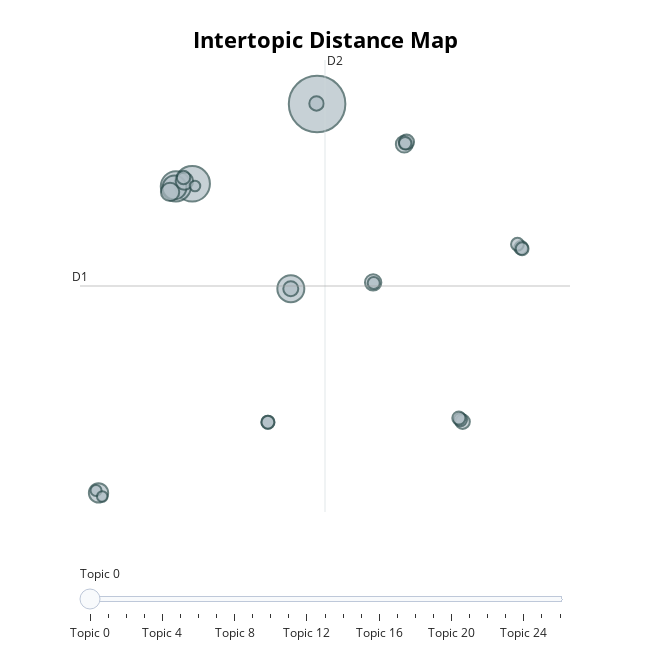

Notebook cell for this chart:
### Code cell
# 부정 리뷰 토픽 관계도 시각화
topic_model_negative.visualize_topics()

### Figure 1 — Plotly figure (JSON) as saved in the notebook; plotly's stock layout.template omitted (floating-point values rounded to 4 significant figures)
{"data": [{"customdata": [[0, "this | game | my | life | you", 370], [1, "warframe | and | to | that | the", 145], [2, "bugs | the | devs | and | that", 106], [3, "grind | grindy | grinding | for | you", 84], [4, "player | new | the | to | players", 66], [5, "money | items | any | spending | real", 43], [6, "review | reviews | people | negative | aoe", 39], [7, "missions | mission | the | you | to", 35], [8, "enemies | sent | jays | disciple | with", 33], [9, "free | game | is | this | play", 31], [10, "space | ninja | ninjas | three | up", 26], [11, "farming | farm | simulator | rng | be", 26], [12, "cocaine | heroin | addicting | addiction | addictive", 24], [13, "knows | secrets | false | creatures | prophet", 24], [14, "quest | quests | story | the | of", 21], [15, "trespassers | keys | mere | use | tenno", 21], [16, "they | pure | know | place | look", 20], [17, "impurity | cleanse | vor | place | their", 20], [18, "bound | forever | void | to | the", 20], [19, "scavenge | sacred | realm | desecrate | behold", 19], [20, "resist | lost | tenno | will | they", 19], [21, "destroyed | janus | key | cut | called", 19], [22, "stalker | his | murderer | scythe | hes", 18], [23, "received | product | free | for | bs", 17], [24, "pay | win | to | not | anyone", 14], [25, "platinum | currency | buy | syandana | beginners", 13], [26, "pvp | in | hordes | pve | looking", 13]], "hovertemplate": "<b>Topic %{customdata[0]}</b><br>%{customdata[1]}<br>Size: %{customdata[2]}", "legendgroup": "", "marker": {"color": "#B0BEC5", "line": {"color": "DarkSlateGrey", "width": 2}, "size": [370, 145, 106, 84, 66, 43, 39, 35, 33, 31, 26, 26, 24, 24, 21, 21, 20, 20, 20, 19, 19, 19, 18, 17, 14, 13, 13], "sizemode": "area", "sizeref": 0.2313, "symbol": "circle"}, "mode": "markers", "name": "", "orientation": "v", "showlegend": false, "type": "scatter", "x": [8.22, -0.7838, -1.961, 6.327, -2.061, -7.541, -2.381, -1.347, 14.51, 12.26, 14.67, 6.323, 8.177, 18.72, -1.413, 22.93, 18.56, 18.44, 4.674, 22.67, 23.01, 4.673, 14.57, 12.3, -7.719, -7.271, -0.5871], "xaxis": "x", "y": [21.62, 15.65, 15.47, 7.806, 15.38, -7.471, 15.05, 15.85, 18.62, 8.275, 18.78, 7.804, 21.67, -2.145, 16.13, 10.87, -1.985, -1.872, -2.184, 11.13, 10.79, -2.185, 18.68, 8.234, -7.293, -7.741, 15.49], "yaxis": "y"}], "layout": {"annotations": [{"showarrow": false, "text": "D1", "x": -8.877, "y": 8.007, "yshift": 10}, {"showarrow": false, "text": "D2", "x": 8.79, "xshift": 10, "y": 24.92}], "height": 650, "hoverlabel": {"bgcolor": "white", "font": {"family": "Rockwell", "size": 16}}, "legend": {"itemsizing": "constant", "tracegroupgap": 0}, "margin": {"t": 60}, "shapes": [{"line": {"color": "#CFD8DC", "width": 2}, "type": "line", "x0": 8.79, "x1": 8.79, "y0": -8.902, "y1": 24.92}, {"line": {"color": "#9E9E9E", "width": 2}, "type": "line", "x0": -8.877, "x1": 26.46, "y0": 8.007, "y1": 8.007}], "sliders": [{"active": 0, "pad": {"t": 50}, "steps": [{"args": [{"marker.color": [["red", "#B0BEC5", "#B0BEC5", "#B0BEC5", "#B0BEC5", "#B0BEC5", "#B0BEC5", "#B0BEC5", "#B0BEC5", "#B0BEC5", "#B0BEC5", "#B0BEC5", "#B0BEC5", "#B0BEC5", "#B0BEC5", "#B0BEC5", "#B0BEC5", "#B0BEC5", "#B0BEC5", "#B0BEC5", "#B0BEC5", "#B0BEC5", "#B0BEC5", "#B0BEC5", "#B0BEC5", "#B0BEC5", "#B0BEC5"]]}], "label": "Topic 0", "method": "update"}, {"args": [{"marker.color": [["#B0BEC5", "red", "#B0BEC5", "#B0BEC5", "#B0BEC5", "#B0BEC5", "#B0BEC5", "#B0BEC5", "#B0BEC5", "#B0BEC5", "#B0BEC5", "#B0BEC5", "#B0BEC5", "#B0BEC5", "#B0BEC5", "#B0BEC5", "#B0BEC5", "#B0BEC5", "#B0BEC5", "#B0BEC5", "#B0BEC5", "#B0BEC5", "#B0BEC5", "#B0BEC5", "#B0BEC5", "#B0BEC5", "#B0BEC5"]]}], "label": "Topic 1", "method": "update"}, {"args": [{"marker.color": [["#B0BEC5", "#B0BEC5", "red", "#B0BEC5", "#B0BEC5", "#B0BEC5", "#B0BEC5", "#B0BEC5", "#B0BEC5", "#B0BEC5", "#B0BEC5", "#B0BEC5", "#B0BEC5", "#B0BEC5", "#B0BEC5", "#B0BEC5", "#B0BEC5", "#B0BEC5", "#B0BEC5", "#B0BEC5", "#B0BEC5", "#B0BEC5", "#B0BEC5", "#B0BEC5", "#B0BEC5", "#B0BEC5", "#B0BEC5"]]}], "label": "Topic 2", "method": "update"}, {"args": [{"marker.color": [["#B0BEC5", "#B0BEC5", "#B0BEC5", "red", "#B0BEC5", "#B0BEC5", "#B0BEC5", "#B0BEC5", "#B0BEC5", "#B0BEC5", "#B0BEC5", "#B0BEC5", "#B0BEC5", "#B0BEC5", "#B0BEC5", "#B0BEC5", "#B0BEC5", "#B0BEC5", "#B0BEC5", "#B0BEC5", "#B0BEC5", "#B0BEC5", "#B0BEC5", "#B0BEC5", "#B0BEC5", "#B0BEC5", "#B0BEC5"]]}], "label": "Topic 3", "method": "update"}, {"args": [{"marker.color": [["#B0BEC5", "#B0BEC5", "#B0BEC5", "#B0BEC5", "red", "#B0BEC5", "#B0BEC5", "#B0BEC5", "#B0BEC5", "#B0BEC5", "#B0BEC5", "#B0BEC5", "#B0BEC5", "#B0BEC5", "#B0BEC5", "#B0BEC5", "#B0BEC5", "#B0BEC5", "#B0BEC5", "#B0BEC5", "#B0BEC5", "#B0BEC5", "#B0BEC5", "#B0BEC5", "#B0BEC5", "#B0BEC5", "#B0BEC5"]]}], "label": "Topic 4", "method": "update"}, {"args": [{"marker.color": [["#B0BEC5", "#B0BEC5", "#B0BEC5", "#B0BEC5", "#B0BEC5", "red", "#B0BEC5", "#B0BEC5", "#B0BEC5", "#B0BEC5", "#B0BEC5", "#B0BEC5", "#B0BEC5", "#B0BEC5", "#B0BEC5", "#B0BEC5", "#B0BEC5", "#B0BEC5", "#B0BEC5", "#B0BEC5", "#B0BEC5", "#B0BEC5", "#B0BEC5", "#B0BEC5", "#B0BEC5", "#B0BEC5", "#B0BEC5"]]}], "label": "Topic 5", "method": "update"}, {"args": [{"marker.color": [["#B0BEC5", "#B0BEC5", "#B0BEC5", "#B0BEC5", "#B0BEC5", "#B0BEC5", "red", "#B0BEC5", "#B0BEC5", "#B0BEC5", "#B0BEC5", "#B0BEC5", "#B0BEC5", "#B0BEC5", "#B0BEC5", "#B0BEC5", "#B0BEC5", "#B0BEC5", "#B0BEC5", "#B0BEC5", "#B0BEC5", "#B0BEC5", "#B0BEC5", "#B0BEC5", "#B0BEC5", "#B0BEC5", "#B0BEC5"]]}], "label": "Topic 6", "method": "update"}, {"args": [{"marker.color": [["#B0BEC5", "#B0BEC5", "#B0BEC5", "#B0BEC5", "#B0BEC5", "#B0BEC5", "#B0BEC5", "red", "#B0BEC5", "#B0BEC5", "#B0BEC5", "#B0BEC5", "#B0BEC5", "#B0BEC5", "#B0BEC5", "#B0BEC5", "#B0BEC5", "#B0BEC5", "#B0BEC5", "#B0BEC5", "#B0BEC5", "#B0BEC5", "#B0BEC5", "#B0BEC5", "#B0BEC5", "#B0BEC5", "#B0BEC5"]]}], "label": "Topic 7", "method": "update"}, {"args": [{"marker.color": [["#B0BEC5", "#B0BEC5", "#B0BEC5", "#B0BEC5", "#B0BEC5", "#B0BEC5", "#B0BEC5", "#B0BEC5", "red", "#B0BEC5", "#B0BEC5", "#B0BEC5", "#B0BEC5", "#B0BEC5", "#B0BEC5", "#B0BEC5", "#B0BEC5", "#B0BEC5", "#B0BEC5", "#B0BEC5", "#B0BEC5", "#B0BEC5", "#B0BEC5", "#B0BEC5", "#B0BEC5", "#B0BEC5", "#B0BEC5"]]}], "label": "Topic 8", "method": "update"}, {"args": [{"marker.color": [["#B0BEC5", "#B0BEC5", "#B0BEC5", "#B0BEC5", "#B0BEC5", "#B0BEC5", "#B0BEC5", "#B0BEC5", "#B0BEC5", "red", "#B0BEC5", "#B0BEC5", "#B0BEC5", "#B0BEC5", "#B0BEC5", "#B0BEC5", "#B0BEC5", "#B0BEC5", "#B0BEC5", "#B0BEC5", "#B0BEC5", "#B0BEC5", "#B0BEC5", "#B0BEC5", "#B0BEC5", "#B0BEC5", "#B0BEC5"]]}], "label": "Topic 9", "method": "update"}, {"args": [{"marker.color": [["#B0BEC5", "#B0BEC5", "#B0BEC5", "#B0BEC5", "#B0BEC5", "#B0BEC5", "#B0BEC5", "#B0BEC5", "#B0BEC5", "#B0BEC5", "red", "#B0BEC5", "#B0BEC5", "#B0BEC5", "#B0BEC5", "#B0BEC5", "#B0BEC5", "#B0BEC5", "#B0BEC5", "#B0BEC5", "#B0BEC5", "#B0BEC5", "#B0BEC5", "#B0BEC5", "#B0BEC5", "#B0BEC5", "#B0BEC5"]]}], "label": "Topic 10", "method": "update"}, {"args": [{"marker.color": [["#B0BEC5", "#B0BEC5", "#B0BEC5", "#B0BEC5", "#B0BEC5", "#B0BEC5", "#B0BEC5", "#B0BEC5", "#B0BEC5", "#B0BEC5", "#B0BEC5", "red", "#B0BEC5", "#B0BEC5", "#B0BEC5", "#B0BEC5", "#B0BEC5", "#B0BEC5", "#B0BEC5", "#B0BEC5", "#B0BEC5", "#B0BEC5", "#B0BEC5", "#B0BEC5", "#B0BEC5", "#B0BEC5", "#B0BEC5"]]}], "label": "Topic 11", "method": "update"}, {"args": [{"marker.color": [["#B0BEC5", "#B0BEC5", "#B0BEC5", "#B0BEC5", "#B0BEC5", "#B0BEC5", "#B0BEC5", "#B0BEC5", "#B0BEC5", "#B0BEC5", "#B0BEC5", "#B0BEC5", "red", "#B0BEC5", "#B0BEC5", "#B0BEC5", "#B0BEC5", "#B0BEC5", "#B0BEC5", "#B0BEC5", "#B0BEC5", "#B0BEC5", "#B0BEC5", "#B0BEC5", "#B0BEC5", "#B0BEC5", "#B0BEC5"]]}], "label": "Topic 12", "method": "update"}, {"args": [{"marker.color": [["#B0BEC5", "#B0BEC5", "#B0BEC5", "#B0BEC5", "#B0BEC5", "#B0BEC5", "#B0BEC5", "#B0BEC5", "#B0BEC5", "#B0BEC5", "#B0BEC5", "#B0BEC5", "#B0BEC5", "red", "#B0BEC5", "#B0BEC5", "#B0BEC5", "#B0BEC5", "#B0BEC5", "#B0BEC5", "#B0BEC5", "#B0BEC5", "#B0BEC5", "#B0BEC5", "#B0BEC5", "#B0BEC5", "#B0BEC5"]]}], "label": "Topic 13", "method": "update"}, {"args": [{"marker.color": [["#B0BEC5", "#B0BEC5", "#B0BEC5", "#B0BEC5", "#B0BEC5", "#B0BEC5", "#B0BEC5", "#B0BEC5", "#B0BEC5", "#B0BEC5", "#B0BEC5", "#B0BEC5", "#B0BEC5", "#B0BEC5", "red", "#B0BEC5", "#B0BEC5", "#B0BEC5", "#B0BEC5", "#B0BEC5", "#B0BEC5", "#B0BEC5", "#B0BEC5", "#B0BEC5", "#B0BEC5", "#B0BEC5", "#B0BEC5"]]}], "label": "Topic 14", "method": "update"}, {"args": [{"marker.color": [["#B0BEC5", "#B0BEC5", "#B0BEC5", "#B0BEC5", "#B0BEC5", "#B0BEC5", "#B0BEC5", "#B0BEC5", "#B0BEC5", "#B0BEC5", "#B0BEC5", "#B0BEC5", "#B0BEC5", "#B0BEC5", "#B0BEC5", "red", "#B0BEC5", "#B0BEC5", "#B0BEC5", "#B0BEC5", "#B0BEC5", "#B0BEC5", "#B0BEC5", "#B0BEC5", "#B0BEC5", "#B0BEC5", "#B0BEC5"]]}], "label": "Topic 15", "method": "update"}, {"args": [{"marker.color": [["#B0BEC5", "#B0BEC5", "#B0BEC5", "#B0BEC5", "#B0BEC5", "#B0BEC5", "#B0BEC5", "#B0BEC5", "#B0BEC5", "#B0BEC5", "#B0BEC5", "#B0BEC5", "#B0BEC5", "#B0BEC5", "#B0BEC5", "#B0BEC5", "red", "#B0BEC5", "#B0BEC5", "#B0BEC5", "#B0BEC5", "#B0BEC5", "#B0BEC5", "#B0BEC5", "#B0BEC5", "#B0BEC5", "#B0BEC5"]]}], "label": "Topic 16", "method": "update"}, {"args": [{"marker.color": [["#B0BEC5", "#B0BEC5", "#B0BEC5", "#B0BEC5", "#B0BEC5", "#B0BEC5", "#B0BEC5", "#B0BEC5", "#B0BEC5", "#B0BEC5", "#B0BEC5", "#B0BEC5", "#B0BEC5", "#B0BEC5", "#B0BEC5", "#B0BEC5", "#B0BEC5", "red", "#B0BEC5", "#B0BEC5", "#B0BEC5", "#B0BEC5", "#B0BEC5", "#B0BEC5", "#B0BEC5", "#B0BEC5", "#B0BEC5"]]}], "label": "Topic 17", "method": "update"}, {"args": [{"marker.color": [["#B0BEC5", "#B0BEC5", "#B0BEC5", "#B0BEC5", "#B0BEC5", "#B0BEC5", "#B0BEC5", "#B0BEC5", "#B0BEC5", "#B0BEC5", "#B0BEC5", "#B0BEC5", "#B0BEC5", "#B0BEC5", "#B0BEC5", "#B0BEC5", "#B0BEC5", "#B0BEC5", "red", "#B0BEC5", "#B0BEC5", "#B0BEC5", "#B0BEC5", "#B0BEC5", "#B0BEC5", "#B0BEC5", "#B0BEC5"]]}], "label": "Topic 18", "method": "update"}, {"args": [{"marker.color": [["#B0BEC5", "#B0BEC5", "#B0BEC5", "#B0BEC5", "#B0BEC5", "#B0BEC5", "#B0BEC5", "#B0BEC5", "#B0BEC5", "#B0BEC5", "#B0BEC5", "#B0BEC5", "#B0BEC5", "#B0BEC5", "#B0BEC5", "#B0BEC5", "#B0BEC5", "#B0BEC5", "#B0BEC5", "red", "#B0BEC5", "#B0BEC5", "#B0BEC5", "#B0BEC5", "#B0BEC5", "#B0BEC5", "#B0BEC5"]]}], "label": "Topic 19", "method": "update"}, {"args": [{"marker.color": [["#B0BEC5", "#B0BEC5", "#B0BEC5", "#B0BEC5", "#B0BEC5", "#B0BEC5", "#B0BEC5", "#B0BEC5", "#B0BEC5", "#B0BEC5", "#B0BEC5", "#B0BEC5", "#B0BEC5", "#B0BEC5", "#B0BEC5", "#B0BEC5", "#B0BEC5", "#B0BEC5", "#B0BEC5", "#B0BEC5", "red", "#B0BEC5", "#B0BEC5", "#B0BEC5", "#B0BEC5", "#B0BEC5", "#B0BEC5"]]}], "label": "Topic 20", "method": "update"}, {"args": [{"marker.color": [["#B0BEC5", "#B0BEC5", "#B0BEC5", "#B0BEC5", "#B0BEC5", "#B0BEC5", "#B0BEC5", "#B0BEC5", "#B0BEC5", "#B0BEC5", "#B0BEC5", "#B0BEC5", "#B0BEC5", "#B0BEC5", "#B0BEC5", "#B0BEC5", "#B0BEC5", "#B0BEC5", "#B0BEC5", "#B0BEC5", "#B0BEC5", "red", "#B0BEC5", "#B0BEC5", "#B0BEC5", "#B0BEC5", "#B0BEC5"]]}], "label": "Topic 21", "method": "update"}, {"args": [{"marker.color": [["#B0BEC5", "#B0BEC5", "#B0BEC5", "#B0BEC5", "#B0BEC5", "#B0BEC5", "#B0BEC5", "#B0BEC5", "#B0BEC5", "#B0BEC5", "#B0BEC5", "#B0BEC5", "#B0BEC5", "#B0BEC5", "#B0BEC5", "#B0BEC5", "#B0BEC5", "#B0BEC5", "#B0BEC5", "#B0BEC5", "#B0BEC5", "#B0BEC5", "red", "#B0BEC5", "#B0BEC5", "#B0BEC5", "#B0BEC5"]]}], "label": "Topic 22", "method": "update"}, {"args": [{"marker.color": [["#B0BEC5", "#B0BEC5", "#B0BEC5", "#B0BEC5", "#B0BEC5", "#B0BEC5", "#B0BEC5", "#B0BEC5", "#B0BEC5", "#B0BEC5", "#B0BEC5", "#B0BEC5", "#B0BEC5", "#B0BEC5", "#B0BEC5", "#B0BEC5", "#B0BEC5", "#B0BEC5", "#B0BEC5", "#B0BEC5", "#B0BEC5", "#B0BEC5", "#B0BEC5", "red", "#B0BEC5", "#B0BEC5", "#B0BEC5"]]}], "label": "Topic 23", "method": "update"}, {"args": [{"marker.color": [["#B0BEC5", "#B0BEC5", "#B0BEC5", "#B0BEC5", "#B0BEC5", "#B0BEC5", "#B0BEC5", "#B0BEC5", "#B0BEC5", "#B0BEC5", "#B0BEC5", "#B0BEC5", "#B0BEC5", "#B0BEC5", "#B0BEC5", "#B0BEC5", "#B0BEC5", "#B0BEC5", "#B0BEC5", "#B0BEC5", "#B0BEC5", "#B0BEC5", "#B0BEC5", "#B0BEC5", "red", "#B0BEC5", "#B0BEC5"]]}], "label": "Topic 24", "method": "update"}, {"args": [{"marker.color": [["#B0BEC5", "#B0BEC5", "#B0BEC5", "#B0BEC5", "#B0BEC5", "#B0BEC5", "#B0BEC5", "#B0BEC5", "#B0BEC5", "#B0BEC5", "#B0BEC5", "#B0BEC5", "#B0BEC5", "#B0BEC5", "#B0BEC5", "#B0BEC5", "#B0BEC5", "#B0BEC5", "#B0BEC5", "#B0BEC5", "#B0BEC5", "#B0BEC5", "#B0BEC5", "#B0BEC5", "#B0BEC5", "red", "#B0BEC5"]]}], "label": "Topic 25", "method": "update"}, {"args": [{"marker.color": [["#B0BEC5", "#B0BEC5", "#B0BEC5", "#B0BEC5", "#B0BEC5", "#B0BEC5", "#B0BEC5", "#B0BEC5", "#B0BEC5", "#B0BEC5", "#B0BEC5", "#B0BEC5", "#B0BEC5", "#B0BEC5", "#B0BEC5", "#B0BEC5", "#B0BEC5", "#B0BEC5", "#B0BEC5", "#B0BEC5", "#B0BEC5", "#B0BEC5", "#B0BEC5", "#B0BEC5", "#B0BEC5", "#B0BEC5", "red"]]}], "label": "Topic 26", "method": "update"}]}], "title": {"font": {"color": "Black", "size": 22}, "text": "<b>Intertopic Distance Map</b>", "x": 0.5, "xanchor": "center", "y": 0.95, "yanchor": "top"}, "width": 650, "xaxis": {"anchor": "y", "domain": [0, 1], "range": [-8.877, 26.46], "title": {"text": ""}, "visible": false}, "yaxis": {"anchor": "x", "domain": [0, 1], "range": [-8.902, 24.92], "title": {"text": ""}, "visible": false}}}
